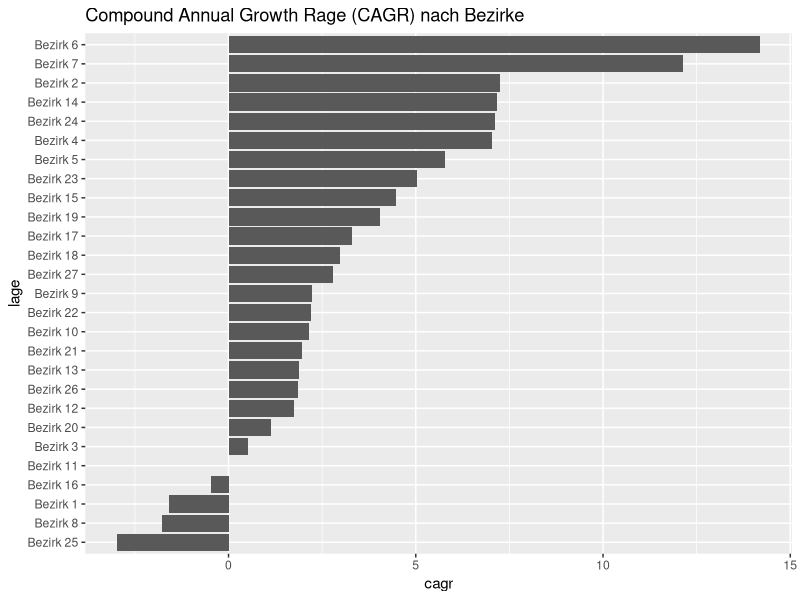
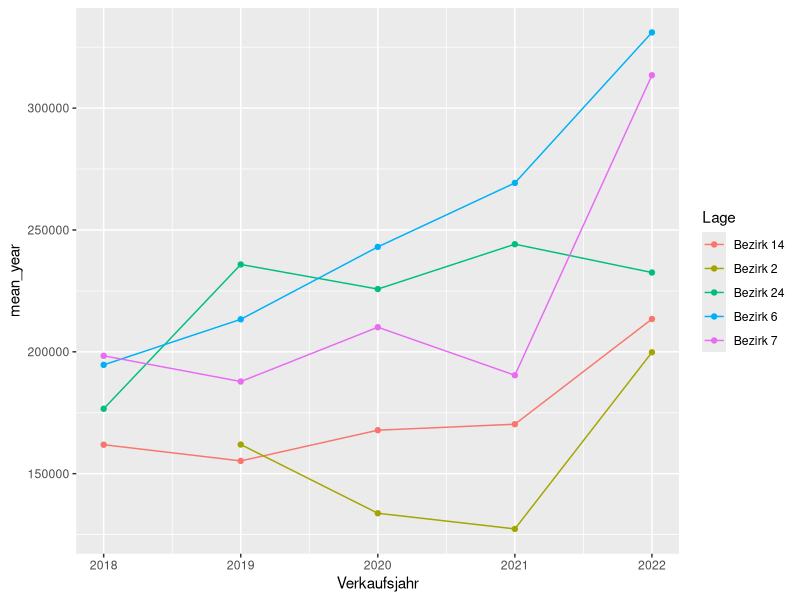
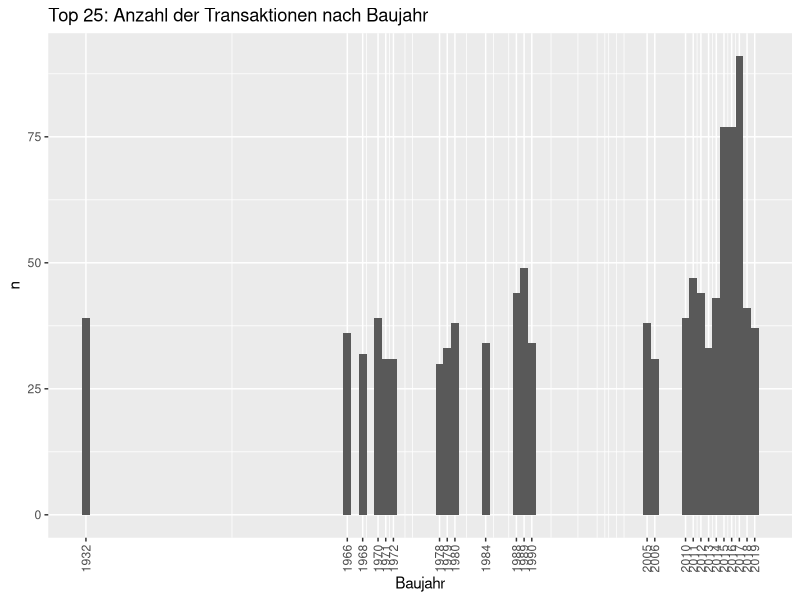
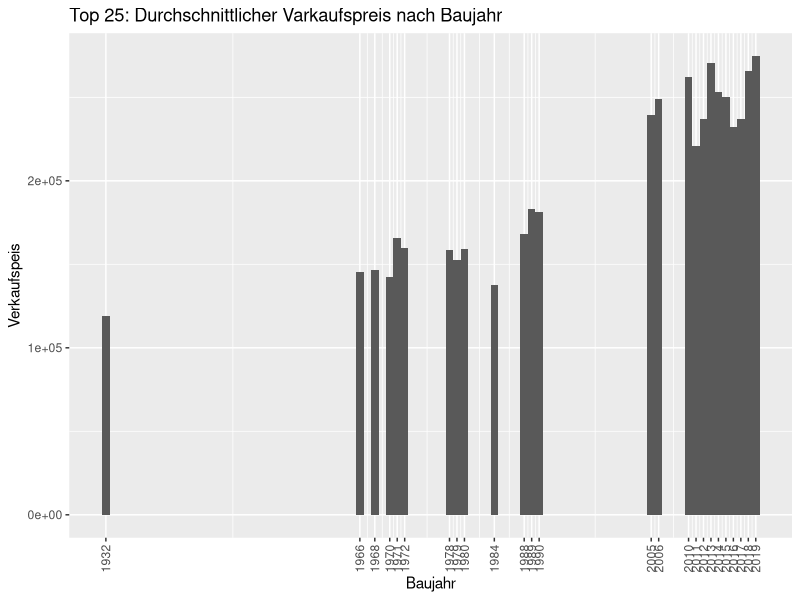
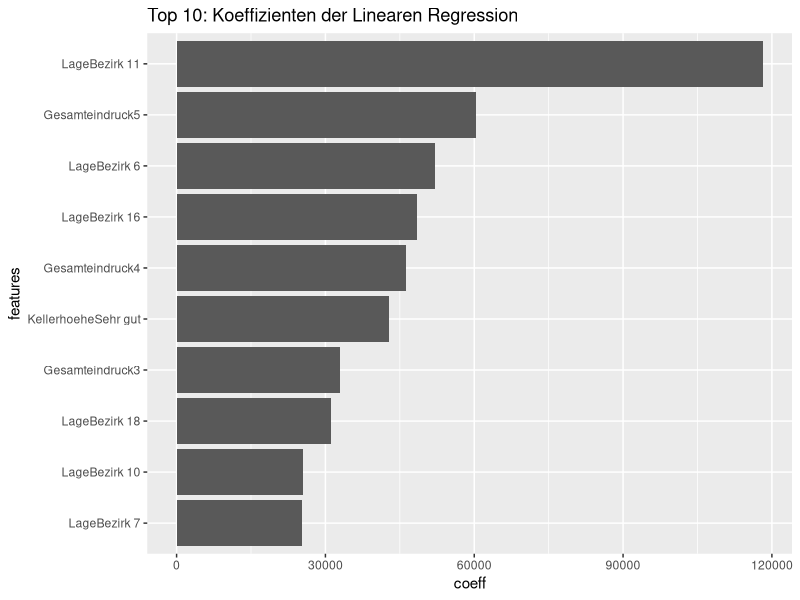

The R source for these figures, in order:
## ---- chunk 1
# Import der Daten 
df_immobilien <- read.csv(file="Dataset/dataset_immobilien.csv", sep=";")
print(paste("Shape: (", nrow(df_immobilien), ",", ncol(df_immobilien), ")"))
## ---- chunk 2
# Beschreibung des Datensatzes
head(df_immobilien)
## ---- chunk 3
str(df_immobilien)
## ---- chunk 4
library(skimr)
skim(df_immobilien)
## ---- chunk 5
cat_cols <- c("Ausbaustufe", "Gesamteindruck", "Kellerhoehe", "Kellertyp", "Lage")
for(cat_col in cat_cols) {
  print(paste("Unique values of ", cat_col, ":"))
  print(unique(df_immobilien[cat_col])[, cat_col])
}
## ---- chunk 6
# Umbennenung kategorische Werte
df_immobilien["Kellerhoehe"][df_immobilien["Kellerhoehe"] == "0"] <- "Kein Keller"
df_immobilien["Kellertyp"][df_immobilien["Kellertyp"] == "0"] <- "Kein Keller"
# Entfernen outlier Lage
df_immobilien <- df_immobilien[df_immobilien["Lage"] != "0", ]
## ---- chunk 7
df_immobilien$Ausbaustufe <- factor(df_immobilien[, "Ausbaustufe"])
df_immobilien$Gesamteindruck <- factor(df_immobilien[, "Gesamteindruck"])
df_immobilien$Kellerhoehe <- factor(df_immobilien[, "Kellerhoehe"])
df_immobilien$Kellertyp <- factor(df_immobilien[, "Kellertyp"])
df_immobilien$Lage <- factor(df_immobilien[, "Lage"])
## ---- chunk 8
data.frame(unclass(summary(df_immobilien)), check.names = FALSE, stringsAsFactors = FALSE)
## ---- chunk 9
# Entfernen von Immobilien mit ungültigem Baujahr
df_immobilien <- df_immobilien[df_immobilien["Baujahr"] <= df_immobilien["Umgebaut"], ]
# QM bei nicht bestehendem OG
df_immobilien <- df_immobilien[(df_immobilien["OG_qm"] > 0) & ((df_immobilien["Ausbaustufe"] == "2 Ebenen") | (df_immobilien["Ausbaustufe"] == "3 Ebenen")) | (df_immobilien["OG_qm"] == 0) & (df_immobilien["Ausbaustufe"] == "1 Ebene"), ]
# Bestehende Garage mit keinen QM
df_immobilien <- df_immobilien[(df_immobilien["Garage_qm"] > 0) & (df_immobilien["Garagen"] > 0), ]
# kein bestehender Keller trotz befüllter Keller Features
df_immobilien <- df_immobilien[((df_immobilien["Kellerhoehe"] == "Kein  Keller") & ((df_immobilien["Keller_Typ_qm"] == 0) | (df_immobilien["Keller_qm"] == 0) |(df_immobilien["Kellertyp"] == "Kein Keller") | (df_immobilien["BaederKG"] == 0)) | (df_immobilien["Kellerhoehe"] != "Kein Keller")), ]
## ---- chunk 10
# Berechnen der Compound annual growth rate
max_year <- max(df_immobilien$Verkaufsjahr)
min_year <- min(df_immobilien$Verkaufsjahr)
n = max_year - min_year
# group mean per year
library(dplyr)
df_immobilien_grouped_lage <- df_immobilien %>% group_by(Lage, Verkaufsjahr) %>% summarise(mean_year=mean(Z_Verkaufspreis))

cagr <- c()
for (bezirk in levels(df_immobilien_grouped_lage$Lage)) {
  min_year = min(df_immobilien_grouped_lage[df_immobilien_grouped_lage["Lage"] == bezirk, ]$Verkaufsjahr)
  max_year = max(df_immobilien_grouped_lage[df_immobilien_grouped_lage["Lage"] == bezirk, ]$Verkaufsjahr)
  growth <- ((df_immobilien_grouped_lage[(df_immobilien_grouped_lage["Lage"] == bezirk & df_immobilien_grouped_lage["Verkaufsjahr"] == max_year), ]$mean_year / df_immobilien_grouped_lage[(df_immobilien_grouped_lage["Lage"] == bezirk & df_immobilien_grouped_lage["Verkaufsjahr"] == min_year), ]$mean_year)**(1/(max_year-min_year))-1)*100
  cagr <- append(cagr, growth)
}
lage <- levels(df_immobilien_grouped_lage$Lage)
df_cagr_lage <- tibble(lage, cagr)
## ---- chunk 11
library(ggplot2)
p <- ggplot(df_cagr_lage, aes(reorder(lage, cagr), cagr))+geom_col( width = 0.9)+labs(x="lage",title="Compound Annual Growth Rage (CAGR) nach Bezirke")
p <- p + coord_flip()
p
## ---- chunk 12
df_cagr_lage <- arrange(df_cagr_lage, cagr)

p <- ggplot(data=filter(df_immobilien_grouped_lage, Lage %in% tail(df_cagr_lage, 5)$lage), aes(x=Verkaufsjahr, y=mean_year, group=Lage, color=Lage))+geom_point()+geom_line()
p
## ---- chunk 13
df_immobilien_grouped_Baujahr <- df_immobilien %>% group_by(Baujahr) %>% tally()
df_immobilien_grouped_Baujahr <- arrange(df_immobilien_grouped_Baujahr, n)
p <- ggplot(tail(df_immobilien_grouped_Baujahr, 25), aes(Baujahr, n))+geom_col( width = 1)+labs(x="Baujahr",title="Top 25: Anzahl der Transaktionen nach Baujahr")+theme(axis.text.x = element_text(angle = 90, vjust = 0.5, hjust=1))+scale_x_continuous("Baujahr", labels = as.character(tail(df_immobilien_grouped_Baujahr, 25)$Baujahr), breaks = tail(df_immobilien_grouped_Baujahr, 25)$Baujahr)
p
## ---- chunk 14
df_immobilien_grouped_Baujahr_preis <- filter(df_immobilien, Baujahr %in% tail(df_immobilien_grouped_Baujahr, 25)$Baujahr) %>% group_by(Baujahr) %>% summarise(mean_Baujahr=mean(Z_Verkaufspreis))
## ---- chunk 15
p <- ggplot(df_immobilien_grouped_Baujahr_preis, aes(Baujahr, mean_Baujahr))+geom_col( width = 1)+labs(x="Baujahr", y="Verkaufspeis",title="Top 25: Durchschnittlicher Varkaufspreis nach Baujahr")+theme(axis.text.x = element_text(angle = 90, vjust = 0.5, hjust=1))+scale_x_continuous("Baujahr", labels = as.character(tail(df_immobilien_grouped_Baujahr_preis, 25)$Baujahr), breaks = tail(df_immobilien_grouped_Baujahr_preis, 25)$Baujahr)
p
## ---- chunk 16
library(readxl)
num_cols <- unlist(lapply(df_immobilien, is.numeric))
df_immobilien_numeric <- df_immobilien[ , num_cols]
features <- colnames(df_immobilien_numeric)
target <- c("Z_Verkaufspreis")
features <- features[! features %in% target]

linearmodel <- lm(Z_Verkaufspreis~AnzahlZimmer+Ausbaustufe+Baeder+BaederKG+Baujahr+EG_qm+Garage_qm+Garagen+Gesamteindruck+Keller_Typ_qm+Keller_qm+Kellerhoehe+Kellertyp+Lage+OG_qm+Umgebaut+Verkaufsjahr+Verkaufsmonat+Wohnflaeche_qm, data = df_immobilien)
## ---- chunk 17
features <- c("Intercept", "AnzahlZimmer", "Ausbaustufe2 Ebenen", "Ausbaustufe3 Ebenen","Baeder","BaederKG","Baujahr","EG_qm","Garage_qm","Garagen","Gesamteindruck2","Gesamteindruck3",
"Gesamteindruck4","Gesamteindruck5","Keller_Typ_qm","Keller_qm","KellerhoeheGut","KellerhoeheSchlecht","KellerhoeheSehr gut","KellerhoeheSehr Schlecht","KellertypGuter Wohnraum","KellertypKein Wohnraum","KellertypMittlerer Wohnraum","KellertypNiedrige Qualität","KellertypRohbau","LageBezirk 10","LageBezirk 11","LageBezirk 12","LageBezirk 13","LageBezirk 14","LageBezirk 15","LageBezirk 16","LageBezirk 17","LageBezirk 18","LageBezirk 19","LageBezirk 2","LageBezirk 20","LageBezirk 21","LageBezirk 22","LageBezirk 23","LageBezirk 24","LageBezirk 25","LageBezirk 26","LageBezirk 27","LageBezirk 3","LageBezirk 4","LageBezirk 5","LageBezirk 6","LageBezirk 7","LageBezirk 8","LageBezirk 9 ","OG_qm","Umgebaut","Verkaufsjahr","Verkaufsmonat","Wohnflaeche_qm")
coeff <- summary(linearmodel)$coefficients[, "Estimate"]
df_coeff <- tibble(features, coeff)
df_coeff <- arrange(df_coeff, coeff)
p <- ggplot(tail(df_coeff, 10), aes(reorder(features, coeff), coeff))+geom_col( width = 0.9)+labs(x="features",title="Top 10: Koeffizienten der Linearen Regression")
p <- p + coord_flip()
p
